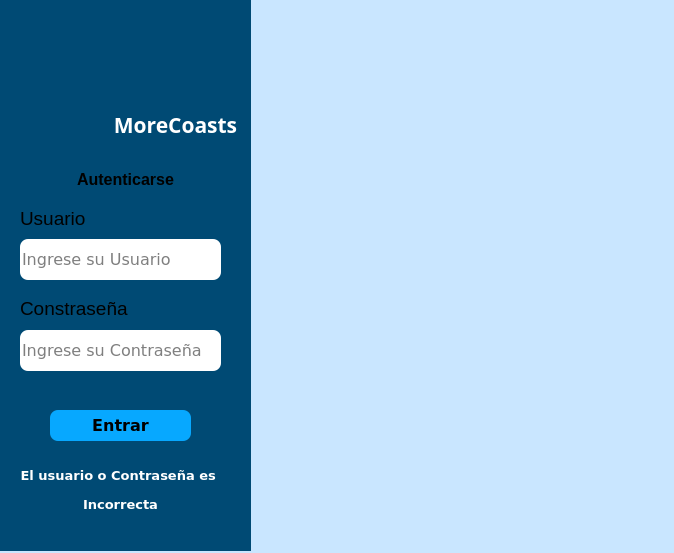
<?xml version="1.0" encoding="UTF-8"?>
<ui version="4.0">
 <class>Autenticarse</class>
 <widget class="QDialog" name="Autenticarse">
  <property name="geometry">
   <rect>
    <x>0</x>
    <y>0</y>
    <width>674</width>
    <height>553</height>
   </rect>
  </property>
  <property name="minimumSize">
   <size>
    <width>674</width>
    <height>553</height>
   </size>
  </property>
  <property name="maximumSize">
   <size>
    <width>674</width>
    <height>553</height>
   </size>
  </property>
  <property name="windowTitle">
   <string>MoreCoasts</string>
  </property>
  <property name="windowIcon">
   <iconset>
    <normaloff>FormatFactoryAgregar un título.ico</normaloff>FormatFactoryAgregar un título.ico</iconset>
  </property>
  <property name="styleSheet">
   <string notr="true">background-color: rgb(201, 230, 255);</string>
  </property>
  <widget class="QWidget" name="widget" native="true">
   <property name="geometry">
    <rect>
     <x>0</x>
     <y>0</y>
     <width>251</width>
     <height>551</height>
    </rect>
   </property>
   <property name="font">
    <font>
     <family>Verdana</family>
     <pointsize>12</pointsize>
    </font>
   </property>
   <property name="styleSheet">
    <string notr="true">background-color: rgb(0, 74, 116);</string>
   </property>
   <widget class="QLabel" name="Label_text_logo">
    <property name="geometry">
     <rect>
      <x>80</x>
      <y>110</y>
      <width>191</width>
      <height>31</height>
     </rect>
    </property>
    <property name="font">
     <font>
      <family>Cooper Black</family>
      <pointsize>16</pointsize>
      <weight>50</weight>
      <italic>false</italic>
      <bold>false</bold>
     </font>
    </property>
    <property name="styleSheet">
     <string notr="true">
gridline-color: rgb(255, 170, 0);
color: rgb(255, 255, 255);</string>
    </property>
    <property name="text">
     <string>&lt;html&gt;&lt;head/&gt;&lt;body&gt;&lt;p align=&quot;center&quot;&gt;&lt;span style=&quot; font-size:16pt; font-weight:600;&quot;&gt;MoreCoasts&lt;/span&gt;&lt;/p&gt;&lt;/body&gt;&lt;/html&gt;</string>
    </property>
   </widget>
   <widget class="QLabel" name="label_Autenticarse">
    <property name="geometry">
     <rect>
      <x>40</x>
      <y>170</y>
      <width>171</width>
      <height>20</height>
     </rect>
    </property>
    <property name="text">
     <string>&lt;html&gt;&lt;head/&gt;&lt;body&gt;&lt;p align=&quot;center&quot;&gt;&lt;span style=&quot; font-size:12pt; font-weight:600;&quot;&gt;Autenticarse&lt;/span&gt;&lt;/p&gt;&lt;/body&gt;&lt;/html&gt;</string>
    </property>
   </widget>
   <widget class="QLabel" name="Label_usuario">
    <property name="geometry">
     <rect>
      <x>20</x>
      <y>210</y>
      <width>81</width>
      <height>16</height>
     </rect>
    </property>
    <property name="font">
     <font>
      <pointsize>14</pointsize>
     </font>
    </property>
    <property name="text">
     <string>Usuario</string>
    </property>
   </widget>
   <widget class="QLabel" name="Label_contrasena">
    <property name="geometry">
     <rect>
      <x>20</x>
      <y>300</y>
      <width>131</width>
      <height>16</height>
     </rect>
    </property>
    <property name="font">
     <font>
      <pointsize>14</pointsize>
     </font>
    </property>
    <property name="text">
     <string>Constraseña</string>
    </property>
   </widget>
   <widget class="QLineEdit" name="txtUsuario">
    <property name="geometry">
     <rect>
      <x>20</x>
      <y>239</y>
      <width>201</width>
      <height>41</height>
     </rect>
    </property>
    <property name="font">
     <font>
      <family>Verdana</family>
      <pointsize>12</pointsize>
     </font>
    </property>
    <property name="styleSheet">
     <string notr="true">background-color: rgb(255, 255, 255);
border-radius:8px;</string>
    </property>
    <property name="placeholderText">
     <string>Ingrese su Usuario</string>
    </property>
   </widget>
   <widget class="QLineEdit" name="txtContrasena">
    <property name="geometry">
     <rect>
      <x>20</x>
      <y>330</y>
      <width>201</width>
      <height>41</height>
     </rect>
    </property>
    <property name="font">
     <font>
      <family>Verdana</family>
      <pointsize>12</pointsize>
     </font>
    </property>
    <property name="styleSheet">
     <string notr="true">background-color: rgb(255, 255, 255);
border-radius:8px;</string>
    </property>
    <property name="echoMode">
     <enum>QLineEdit::Password</enum>
    </property>
    <property name="placeholderText">
     <string>Ingrese su Contraseña</string>
    </property>
   </widget>
   <widget class="QPushButton" name="butEntrar">
    <property name="geometry">
     <rect>
      <x>50</x>
      <y>410</y>
      <width>141</width>
      <height>31</height>
     </rect>
    </property>
    <property name="font">
     <font>
      <family>Verdana</family>
      <pointsize>12</pointsize>
      <weight>75</weight>
      <bold>true</bold>
     </font>
    </property>
    <property name="cursor">
     <cursorShape>OpenHandCursor</cursorShape>
    </property>
    <property name="styleSheet">
     <string notr="true">background-color: rgb(7, 168, 255);
border-radius:8px;</string>
    </property>
    <property name="text">
     <string>Entrar</string>
    </property>
   </widget>
   <widget class="QLabel" name="lbl_mensaje">
    <property name="geometry">
     <rect>
      <x>10</x>
      <y>460</y>
      <width>221</width>
      <height>61</height>
     </rect>
    </property>
    <property name="font">
     <font>
      <family>Verdana</family>
      <pointsize>10</pointsize>
     </font>
    </property>
    <property name="styleSheet">
     <string notr="true">color: rgb(255, 255, 255);</string>
    </property>
    <property name="text">
     <string>&lt;html&gt;&lt;head/&gt;&lt;body&gt;&lt;p align=&quot;center&quot;&gt;&lt;span style=&quot; font-weight:600;&quot;&gt;El usuario o Contraseña es &lt;/span&gt;&lt;/p&gt;&lt;p align=&quot;center&quot;&gt;&lt;span style=&quot; font-weight:600;&quot;&gt;Incorrecta&lt;/span&gt;&lt;/p&gt;&lt;/body&gt;&lt;/html&gt;</string>
    </property>
   </widget>
   <widget class="QLabel" name="label_2">
    <property name="geometry">
     <rect>
      <x>10</x>
      <y>90</y>
      <width>47</width>
      <height>13</height>
     </rect>
    </property>
    <property name="text">
     <string/>
    </property>
   </widget>
   <widget class="QLabel" name="label_3">
    <property name="geometry">
     <rect>
      <x>60</x>
      <y>100</y>
      <width>47</width>
      <height>41</height>
     </rect>
    </property>
    <property name="styleSheet">
     <string notr="true">background-color: #000000ff;</string>
    </property>
    <property name="text">
     <string/>
    </property>
    <property name="pixmap">
     <pixmap>Agregar_un_título-removebg-preview.png</pixmap>
    </property>
    <property name="scaledContents">
     <bool>true</bool>
    </property>
   </widget>
  </widget>
  <widget class="QLabel" name="label">
   <property name="geometry">
    <rect>
     <x>256</x>
     <y>0</y>
     <width>411</width>
     <height>551</height>
    </rect>
   </property>
   <property name="text">
    <string/>
   </property>
   <property name="pixmap">
    <pixmap>p7261147-2.jpg</pixmap>
   </property>
   <property name="scaledContents">
    <bool>true</bool>
   </property>
  </widget>
 </widget>
 <resources>
  <include location="nimg.qrc"/>
  <include location="nimg.qrc"/>
 </resources>
 <connections/>
</ui>
